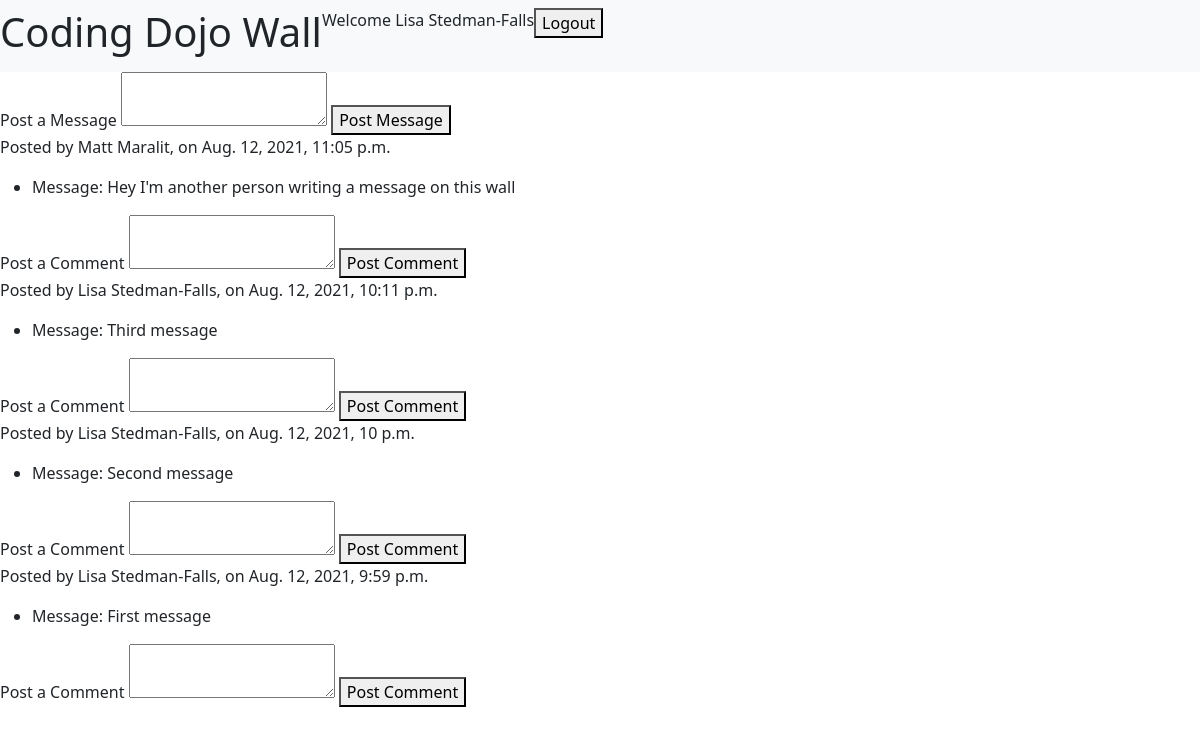
The app's page /wall/ (signed in), older data.
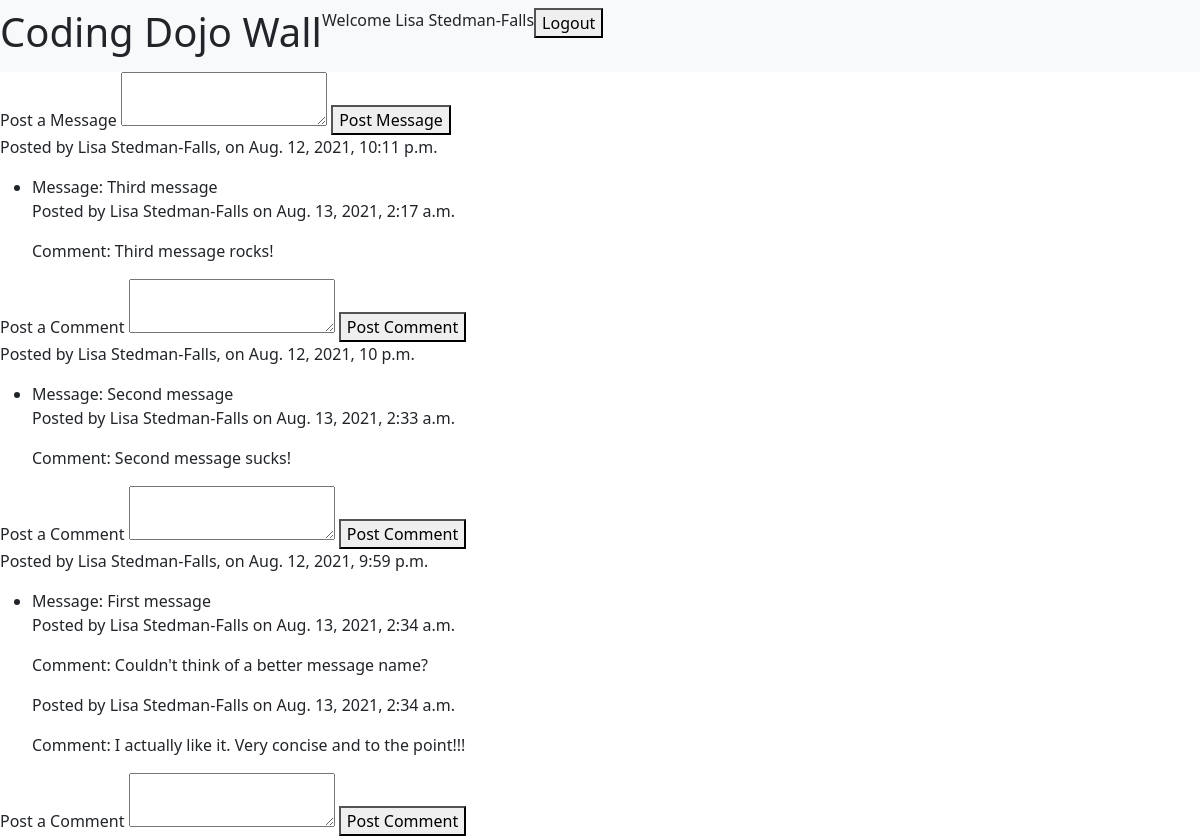
The same page, newer data.
### login_registration_app/models.py (models this page shows, shortened)
class User(models.Model):
    first_name = models.CharField(max_length=255)
    last_name = models.CharField(max_length=255)
    email = models.CharField(max_length=255)
    password = models.CharField(max_length=255)
    created_at = models.DateTimeField(auto_now_add=True)
    updated_at = models.DateTimeField(auto_now=True)
    objects = UserManager()

### wall_app/models.py (models this page shows, shortened)
class Message(models.Model):
    message = models.TextField()
    user = models.ForeignKey(User, related_name= "user_messages", on_delete = models.CASCADE)
    created_at = models.DateTimeField(auto_now_add=True)
    updated_at = models.DateTimeField(auto_now=True)

class Comment(models.Model):
    comment = models.TextField()
    user = models.ForeignKey(User, related_name= "user_comments", on_delete = models.CASCADE)
    message = models.ForeignKey(Message, related_name = "message_comments", on_delete = models.CASCADE)
    created_at = models.DateTimeField(auto_now_add=True)
    updated_at = models.DateTimeField(auto_now=True)

### wall_app/views.py (the view)
# urls.py: path('wall/', include('wall_app.urls')),
def wall(request): #GET REQUEST
    if 'user_id' not in request.session:
        messages.error(request, "You must be logged in to view this site")
        return redirect ("/")
    else:
        context = {
            "this_user": User.objects.get(id=request.session["user_id"]),
            "all_the_messages": Message.objects.all().order_by("-created_at")
    }
    return render(request, "wall.html", context)

### wall_app/templates/wall.html (shortened to what this page needs)
<!DOCTYPE html>
<html lang="en-US">
<head>
    <link href="https://cdn.jsdelivr.net/npm/bootstrap@5.1.0/dist/css/bootstrap.min.css" rel="stylesheet">
    {% load static %}
    <link rel="stylesheet" href="{% static 'style.css' %}">
</head>
<body>
    <div id="wrapper">
            <nav class="navbar navbar-expand-lg navbar-light bg-light">
                <div class="collapse navbar-collapse" id="navbarNav">
                    <ul class="navbar-nav">
                        <li class="nav-item">
                            <h1>Coding Dojo Wall</h1>
                        </li>
                        <li class="nav-item">
                            <p>Welcome {{this_user.first_name}} {{this_user.last_name}}</p>
                        </li>
                        <li class="nav-item">
                            <form action="/logout" method="POST">
                                <button type="submit">Logout</button>
                            </form>
                        </li>
                    </ul>
                </div>
            </nav>
            <div id="post_message">
                <form action="create_message" method="POST">
                    <label for="message">Post a Message</label>
                    <textarea name = "message"></textarea>
                    <button type="submit">Post Message</button>
                </form>
            </div>
            <div>
                {% for message in all_the_messages %}
                <div>
                    <p>Posted by {{message.user.first_name}} {{message.user.last_name}}, on {{message.created_at}}</p>
                    <ul>
                        <li>Message: {{message.message}}
                            {% for comment in message.message_comments.all %}
                            <p>Posted by {{comment.user.first_name}} {{comment.user.last_name}} on {{comment.created_at}}<p>
                            <p>Comment: {{comment.comment}}</p>
                                {% endfor %}
                        </li>
                    </ul>
                    <form action="create_comment" method="POST">
                        <label for="comment">Post a Comment</label>
                        <textarea name ="comment"></textarea>
                        <button type="submit">Post Comment</button>
                        </form>
                        {% endfor %}
                </div>
            </div>
    </div>
</body>
</html>

Row changes from the older to the newer data that the page shows:
removed Message: user.first_name "Matt", user.last_name "Maralit", created_at "Aug. 12, 2021, 11:05 p.m.", message "Hey I'm another person writing a message on this wall"
added Comment: user.first_name "Lisa", user.last_name "Stedman-Falls", created_at "Aug. 13, 2021, 2:17 a.m.", comment "Third message rocks!", shown under Message "Aug. 12, 2021, 10:11 p.m."
added Comment: user.first_name "Lisa", user.last_name "Stedman-Falls", created_at "Aug. 13, 2021, 2:33 a.m.", comment "Second message sucks!", shown under Message "Aug. 12, 2021, 10 p.m."
added Comment: user.first_name "Lisa", user.last_name "Stedman-Falls", created_at "Aug. 13, 2021, 2:34 a.m.", comment "Couldn't think of a better message name?", shown under Message "Aug. 12, 2021, 9:59 p.m."
added Comment: user.first_name "Lisa", user.last_name "Stedman-Falls", created_at "Aug. 13, 2021, 2:34 a.m.", comment "I actually like it. Very concise and to the point!!!", shown under Message "Aug. 12, 2021, 9:59 p.m."
